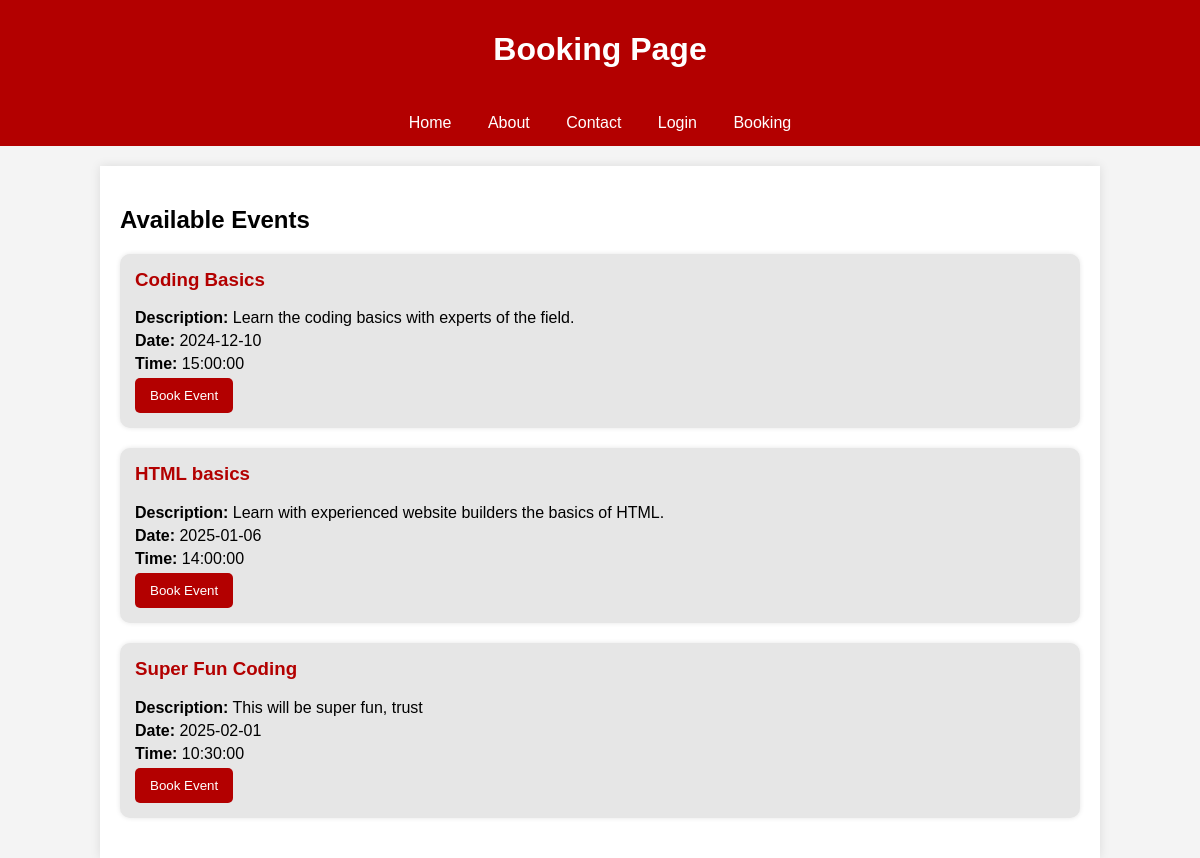
Page /booking (signed in) on the committed database.
### app.py (models this page shows, shortened)
class Event(db.Model):
    id = db.Column(db.Integer, primary_key=True)
    name = db.Column(db.String(100), nullable=False)
    description = db.Column(db.Text, nullable=False)
    date = db.Column(db.Date, nullable=False)
    time = db.Column(db.Time, nullable=False)

### app.py (the view, shortened to what this page needs)
@app.route('/booking', methods=['GET', 'POST'])
@login_required
def booking():
    events = Event.query.all()
    return render_template('booking.html', events=events)

### app.py (called while the page is built)
@login_manager.user_loader
def load_user(user_id):
    return Login.query.get(int(user_id))

### templates/booking.html (shortened to what this page needs)
<!DOCTYPE html>
<html lang="en">
<head>
    <link rel="stylesheet" type="text/css" href="{{ url_for('static', filename='booking.css') }}">
</head>
<body>
    <header>
        <h1>Booking Page</h1>
    </header>
    <div class="navbar">
        <a href="{{ url_for('home') }}">Home</a>
        <a href="{{ url_for('about') }}">About</a>
        <a href="{{ url_for('contact') }}">Contact</a>
        <a href="{{ url_for('login') }}">Login</a>
        <a href="{{ url_for('booking') }}">Booking</a>
    </div>
    <div class="container">
        <h2>Available Events</h2>
        {% for event in events %}
        <div class="event">
            <h3>{{ event.name }}</h3>
            <p><strong>Description:</strong> {{ event.description }}</p>
            <p><strong>Date:</strong> {{ event.date }}</p>
            <p><strong>Time:</strong> {{ event.time }}</p>
            <form method="post">
                <button type="submit">Book Event</button>
            </form>
        </div>
        {% endfor %}
    </div>
</body>
</html>

### static/booking.css (style rules this page uses)
body { font-family: Arial, sans-serif; background-color: #f4f4f4; margin: 0; padding: 0; }
header { background-color: #b30000; color: white; padding: 10px; text-align: center; }
.navbar { background-color: #b30000; overflow: hidden; text-align: center; }
.navbar a { display: inline-block; color: white; text-align: center; padding: 14px 16px; text-decoration: none; }
.container { width: 80%; margin: 0 auto; background-color: white; padding: 20px; box-shadow: 0 0 10px rgba(0,0,0,0.1); margin-top: 20px; }
.event { background-color: #e6e6e6; padding: 15px; margin-bottom: 20px; border-radius: 10px; box-shadow: 0 0 5px rgba(0,0,0,0.1); }
.event h3 { margin-top: 0; color: #b30000; }
.event p { margin: 5px 0; }
.event button { background-color: #b30000; color: white; padding: 10px 15px; border: none; border-radius: 5px; cursor: pointer; }

### rows in the picture
Event: name "Coding Basics", description "Learn the coding basics with experts of the field.", date "2024-12-10", time "15:00:00"
Event: name "HTML basics", description "Learn with experienced website builders the basics of HTML.", date "2025-01-06", time "14:00:00"
Event: name "Super Fun Coding", description "This will be super fun, trust", date "2025-02-01", time "10:30:00"
